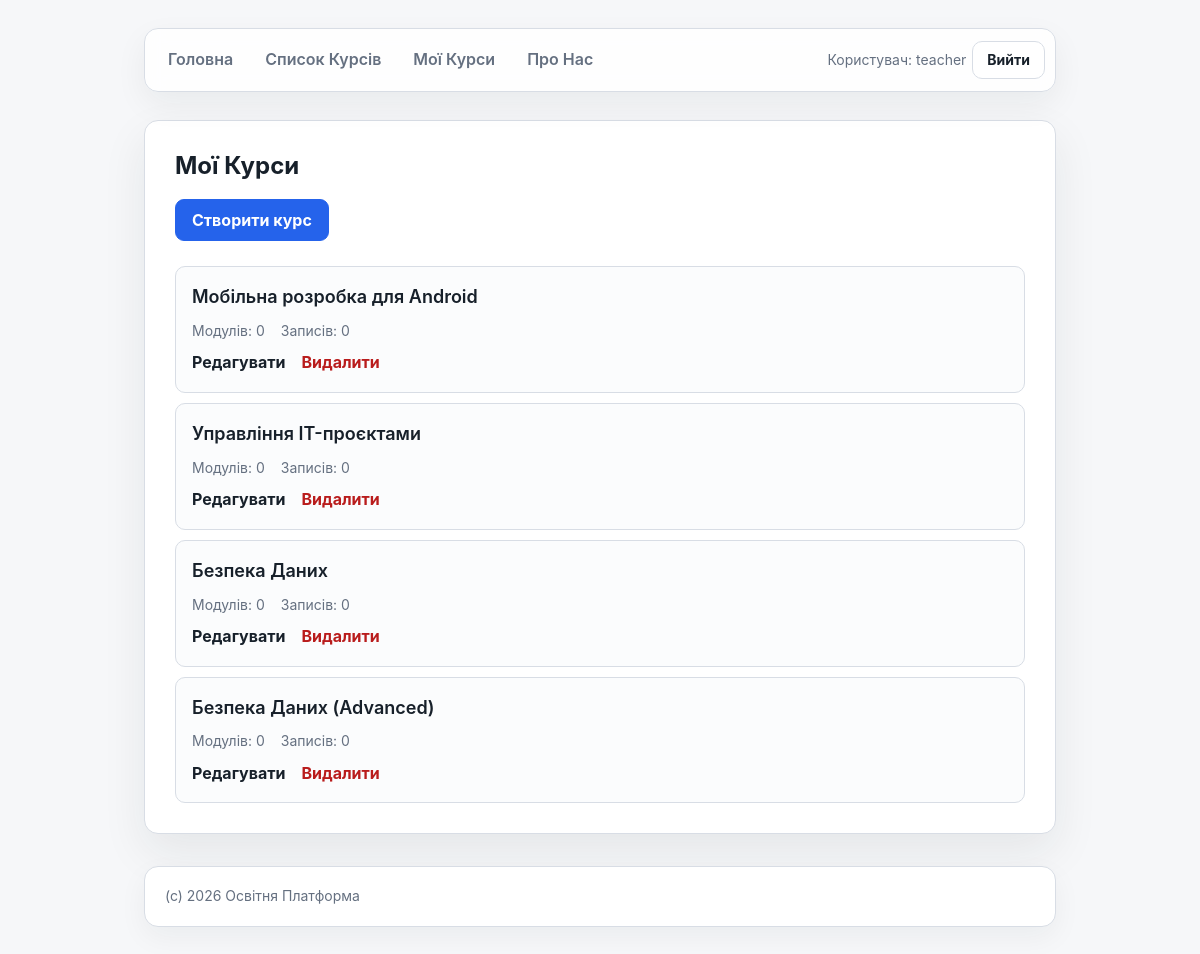
The page /teacher/dashboard/ (signed in) on the database as committed earlier.
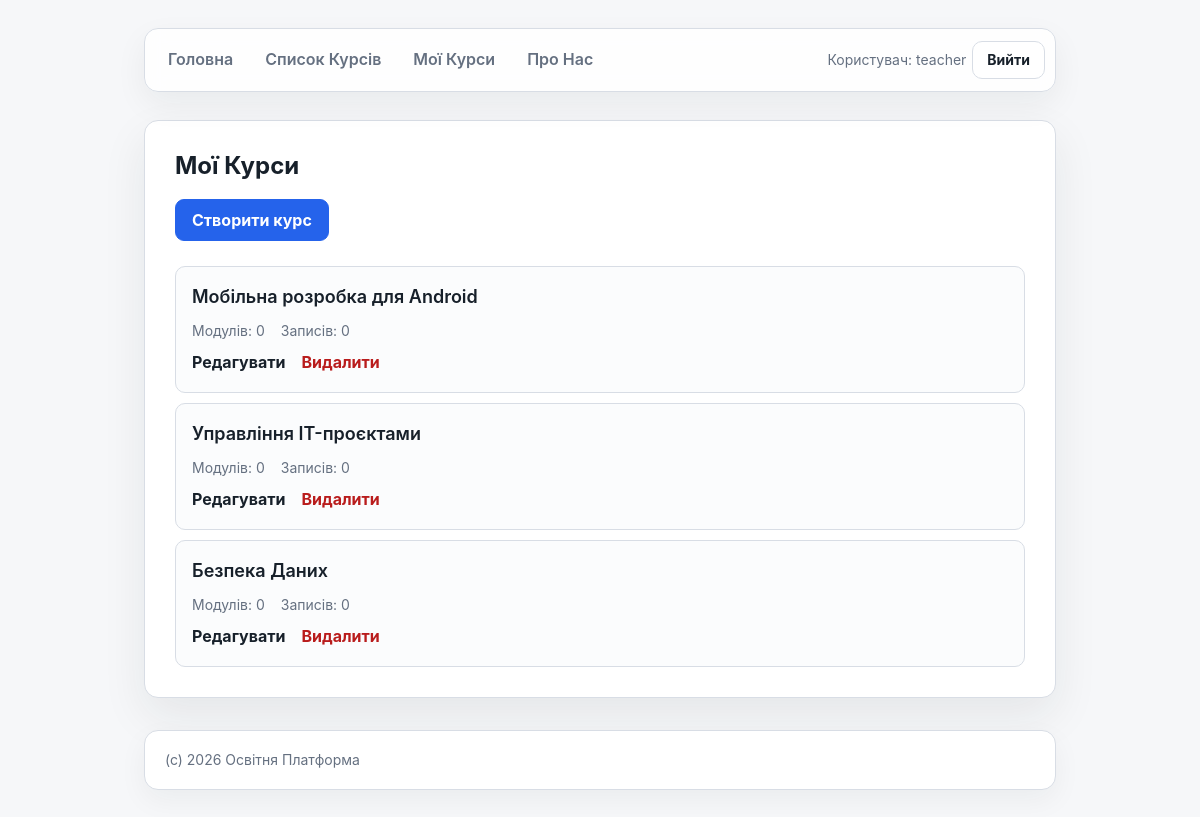
The same page on the database as committed later.
### courses/models/course.py (models this page shows, shortened)
class Course(models.Model):
    LEVELS = [
        ('beginner', 'Beginner'),
        ('intermediate', 'Intermediate'),
        ('advanced', 'Advanced'),
    ]
    name = models.CharField(max_length=200)
    description = models.TextField()
    teacher = models.ForeignKey(settings.AUTH_USER_MODEL, on_delete=models.SET_NULL, null=True, blank=True)
    level = models.CharField(max_length=32, choices=LEVELS, default='beginner')
    price = models.DecimalField(decimal_places=2, max_digits=6, default=5000.0)
    is_test = models.BooleanField(default=False)
    created_at = models.DateTimeField(auto_now_add=True)
    updated_at = models.DateTimeField(auto_now=True)

### courses/views.py (the view)
# urls.py: path('teacher/dashboard/', teacher_dashboard, name='teacher_dashboard'),
@login_required
@user_passes_test(is_teacher)
def teacher_dashboard(request):
    courses = Course.objects.filter(teacher=request.user).prefetch_related('enrollments', 'modules')
    return render(request, 'courses/teacher_dashboard.html', {'courses': courses})

### courses/permissions.py (called while the page is built)
def is_teacher(user):
    return (
        user.is_authenticated
        and hasattr(user, 'profile')
        and user.profile.role == Profile.ROLE_TEACHER
    )

### courses/templates/courses/teacher_dashboard.html (shortened to what this page needs)
{% extends 'courses/base.html' %}
{% block main %}
<main class="teacher-page teacher-dashboard">
    <strong>Мої Курси</strong>
    {% if courses %}
        <p class="page-action">
            <a class="button-link" href="{% url 'course_create' %}">Створити курс</a>
        </p>
        <br/>
        <div>
            <ul class="teacher-course-list">
                {% for course in courses %}
                    <li>
                        <p class="teacher-course-title">
                            <a href="{% url 'course_details' course.id %}">{{ course.name }}</a>
                        </p>
                        <p class="teacher-course-meta">
                            <span>Модулів: {{ course.modules.count }}</span>
                            <span>Записів: {{ course.enrollments.count }}</span>
                        </p>
                        <p class="teacher-course-actions">
                            <a href="{% url 'course_update' course.id %}">Редагувати</a>
                            <a class="danger-link" href="{% url 'course_delete' course.id %}">Видалити</a>
                        </p>
                    </li>
                {% endfor %}
            </ul>
        </div>
    {% else %}
        <p>У вас ще немає курсів.</p>
        <p class="page-action">
            <a class="button-link" href="{% url 'course_create' %}">Створити перший курс</a>
        </p>
    {% endif %}
</main>
{% endblock %}

Rows that differ between the two databases and show on the page:
removed Course: name "Безпека Даних (Advanced)", modules.count "0", enrollments.count "0"
